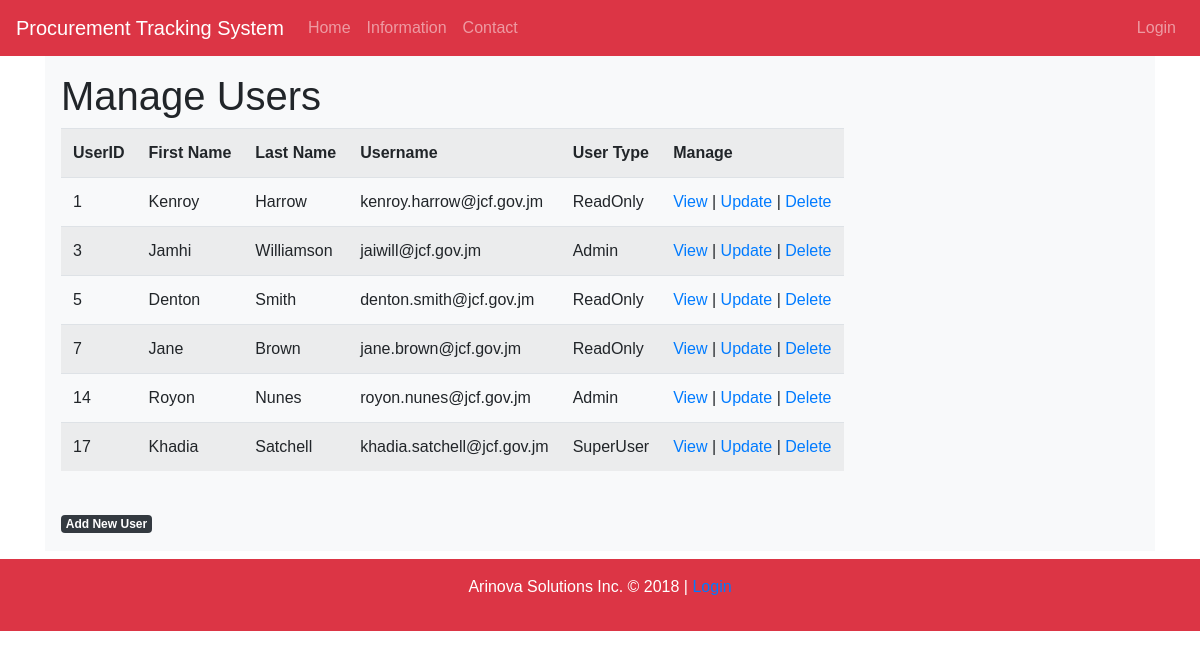
The page /user_manage.php on the database its author committed.
### tables this page shows
CREATE TABLE IF NOT EXISTS `user_tb` (
  `userid` int(11) NOT NULL AUTO_INCREMENT,
  `fname` varchar(15) NOT NULL,
  `lname` varchar(15) NOT NULL,
  `username` varchar(40) NOT NULL,
  `password` varchar(50) NOT NULL,
  `usertype` varchar(9) NOT NULL,
  `date_created` timestamp NOT NULL DEFAULT CURRENT_TIMESTAMP,
  `last_log` datetime NOT NULL DEFAULT CURRENT_TIMESTAMP,
  PRIMARY KEY (`userid`),
  UNIQUE KEY `username` (`username`) USING BTREE
);

### user_manage.php (the view, shortened to what this page needs)
<?php
	include_once 'inc/dbh.inc.php';
	require_once 'inc/header.inc.php';
?>
<head> <link rel="stylesheet" href="css/dataTables.bootstrap.min.css"> </head>
<div class = "container">
	<div class="p-3 mb-2 bg-light text-black">
	<h1>Manage Users</h1>
	<?php
		$query = "SELECT * from user_tb";
		$command = mysqli_query($conn, $query);
		if(!$command){
			echo '<div class="alert alert-danger">Select Query Failed: '. mysqli_error($conn) . '</div>';
		}
		else
		{
	?>
	<table class="table table-condensed table-striped table-responsive">
		<tr>
			<th>UserID</th>
			<th>First Name</th>
			<th>Last Name</th>
			<th>Username</th>
			<th>User Type</th>
			<th>Manage</th>
		</tr>
		<?php
		while($row = mysqli_fetch_array($command)){
			echo '<tr>';
			echo '<td>'.$row['userid'].'</td>';
			echo '<td>'.$row['fname'].'</td>';
			echo '<td>'.$row['lname'].'</td>';
			echo '<td>'.$row['username'].'</td>';
			echo '<td>'.$row['usertype'].'</td>';
			echo "
			<td>
				<a href='user_view.php?userid=".$row['userid']."'>View</a> |
				<a href='user_update.php?userid=".$row['userid']."'>Update</a> |
				<a href='user_delete.php?userid=".$row['userid']."'>Delete</a>
			</td>";
			echo '</tr>';
		}
?>
	</table>
	<br/><a class="badge badge-dark" href="user_new.php">Add New User</a>
	</div>
	</div>
<?php
		}
?>
<?php
	require_once 'inc/footer.inc.php';
?>

### inc/header.inc.php (shortened to what this page needs)
<!DOCTYPE html>
<html>
<head>
	<link rel="stylesheet" href="https://stackpath.bootstrapcdn.com/bootstrap/4.1.3/css/bootstrap.min.css">
	<link rel="stylesheet" href = "css/styles.css">
	<link rel="stylesheet" type="text/css" href="css/slide.css"/>
</head>
<body>
	<nav class="navbar navbar-expand-lg navbar-dark bg-danger ">
		<a class="navbar-brand" href="index.php">Procurement Tracking System</a>
		<div class="collapse navbar-collapse" id="navbarNav">
			<ul class="navbar-nav mr-auto">
				<li class="nav-item">
					<a class="nav-link" href="index.php">Home </a>
				</li>
				<li class="nav-item">
					<a class="nav-link" href="information.php">Information</a>
				</li>
				<li class="nav-item">
					<a class="nav-link" href="contact.php">Contact</a>
				</li>
				<?php
					if (empty($_SESSION['username']) || !isset($_SESSION['username']))
					{
						echo
						'
						</ul>
						<ul class="navbar-nav ml-auto">
							<li class="nav-item">
								<a class="nav-link" href="login.php">Login</a>
							</li>
						</ul>
						';
					}
				?>
		</div>
	</nav>

### inc/footer.inc.php (shortened to what this page needs)
	<div class="container-fluid text-center p-3 bg-danger text-white">
		<p>Arinova Solutions Inc. &copy; 2018 | <a href="login.php">Login</a></p>
	</div>
</body>
</html>

### css/styles.css (style rules this page uses)
body { background-image:url(images/index/bg.jpg) no-repeat; background-size:cover; }

### css/slide.css (style rules this page uses)
* { box-sizing:border-box }
body { font-family: Verdana,sans-serif;margin:0 }

### rows shown on the page
user_tb: userid "1", fname "Kenroy", lname "Harrow", username "kenroy.harrow@jcf.gov.jm", usertype "ReadOnly"
user_tb: userid "3", fname "Jamhi", lname "Williamson", username "jaiwill@jcf.gov.jm", usertype "Admin"
user_tb: userid "5", fname "Denton", lname "Smith", username "denton.smith@jcf.gov.jm", usertype "ReadOnly"
user_tb: userid "7", fname "Jane", lname "Brown", username "jane.brown@jcf.gov.jm", usertype "ReadOnly"
user_tb: userid "14", fname "Royon", lname "Nunes", username "royon.nunes@jcf.gov.jm", usertype "Admin"
user_tb: userid "17", fname "Khadia", lname "Satchell", username "khadia.satchell@jcf.gov.jm", usertype "SuperUser"
